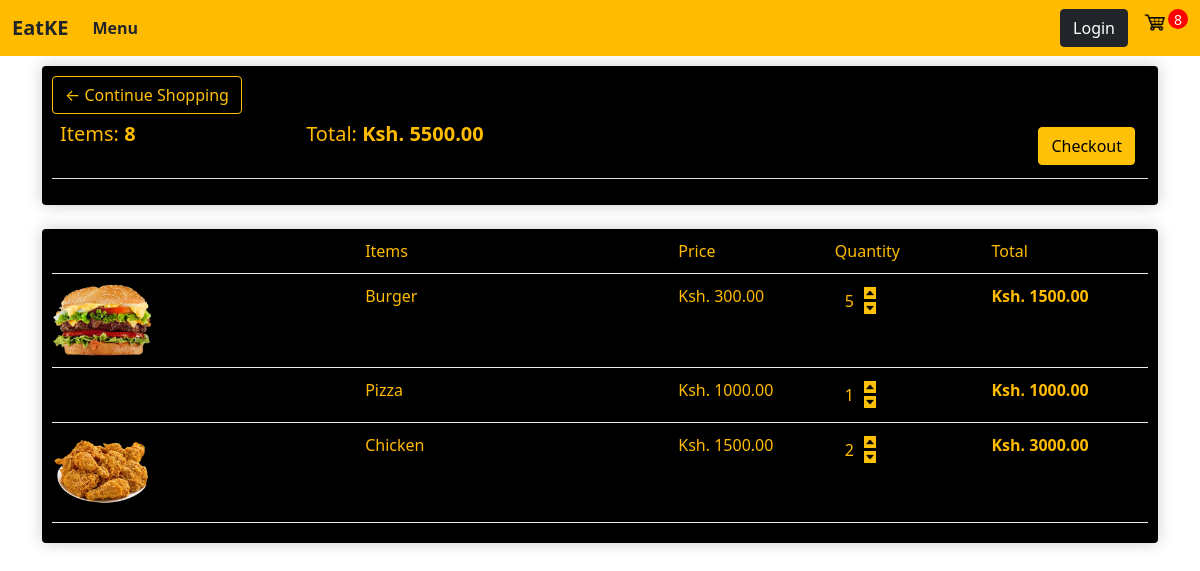
The app's page /cart/ (signed in) with its own data.
### eat/models.py (models this page shows, shortened)
class Order(models.Model):
    customer = models.ForeignKey(Customer, on_delete=models.SET_NULL, blank=True, null=True)
    date_ordered = models.DateTimeField(auto_now_add=True)
    complete =models.BooleanField(default=False, null=True, blank=True)
    transaction_id = models.IntegerField(default=0, null=True, blank=True)
    @property
    def get_cart_total(self):
        orderitems = self.orderitem_set.all()
        total = sum([item.get_total for item in orderitems])
        return total
    @property
    def get_cart_items(self):
        orderitems = self.orderitem_set.all()
        total = sum([item.quantity for item in orderitems])
        return total

class OrderItem(models.Model):
    order = models.ForeignKey(Order, on_delete=models.SET_NULL, blank=True, null=True)
    product = models.ForeignKey(MenuItems, on_delete=models.SET_NULL, blank=True, null=True)
    quantity = models.IntegerField(default=0, null=True, blank=True)
    date_added = models.DateTimeField(auto_now_add=True)
    class Meta:
        verbose_name_plural = "Order Items"
    @property
    def get_total(self):
        total = self.quantity * self.product.price
        return total

class MenuItems(models.Model):
    name = models.CharField(max_length=100)
    price = models.DecimalField(decimal_places=2, max_digits=8)
    image = models.ImageField(blank=True, null=True)
    class Meta:
        verbose_name_plural = "Menu Items"
    @property
    def imageURL(self):
        try:
            url = self.image.url
        except:
            url=''
        return url

### eat/views.py (the view)
# urls.py: path('cart/', views.Cart, name='cart'),
def Cart(request):
	data = cartData(request)
	cartItems = data['cartItems']
	order = data['order']
	items = data['items']
	context = {'items':items, 'order':order, 'cartItems':cartItems}
	return render(request, 'eat/cart.html', context)

### eat/utils.py (called while the page is built)
def cartData(request):
    if request.user.is_authenticated:
        customer = request.user.customer
        order, created = Order.objects.get_or_create(customer=customer, complete=False)
        items = order.orderitem_set.all()
        cartItems = order.get_cart_items
    else:
        cookieData = cookieCart(request)
        cartItems = cookieData['cartItems']
        order = cookieData['order']
        items = cookieData['items']
    return {'items':items, 'order':order, 'cartItems':cartItems}

### eat/templates/eat/cart.html
{% extends 'eat/main.html' %}
{% load static %}
{% block content %}
<div class="row">
    <div class="col-lg-12">
        <div class="box-element">
            <a href="{% url 'menu' %}" class="btn btn-outline-warning">&#x2190; Continue Shopping</a>
            <br>
            <table class="table">
                <tr>
                    <th><h5>Items: <strong>{{order.get_cart_items}}</strong></h5></th>
                    <th><h5>Total: <strong>Ksh. {{order.get_cart_total | floatformat:2}}</strong></h5></th>
                    <th>
                        <a href="{% url 'checkout' %}" class="btn btn-warning checkout">Checkout</a>
                    </th>
                </tr>
            </table>
        </div>
        <br>
        <div class="box-element">
            <div class="cart-row">
                <div class="cart-image"></div>
                <div class="cart-item">Items</div>
                <div class="cart-price">Price</div>
                <div class="cart-quantity">Quantity</div>
                <div class="total">Total</div>
            </div>
            {% for item in items %}
            <div class="cart-row">
                    <div class="cart-image"><img src="{{item.product.imageURL}}" alt="" class="row-image"></div>
                    <div class="cart-item">{{item.product.name}}</div>
                    <div class="cart-price">Ksh. {{item.product.price | floatformat:2}}</div>
                    <div class="cart-quantity">
                       <p class="item-quantity">{{item.quantity}}</p>
                        <div class="quantity">
                            <img data-product={{item.product.id}} data-action="add" src="{% static 'images/arrow-up.png'%}" alt="" class="chg-quantity bg-warning update-cart">
                            <img data-product={{item.product.id}} data-action="remove" src="{% static 'images/arrow-down.png'%}" alt="" class="chg-quantity bg-warning update-cart">
                        </div>
                    </div>
                    <div class="total"><strong>Ksh. {{item.get_total}}</strong> </div>
            </div>
            {% endfor %}
        </div>
    </div>
</div>
{% endblock %}

### eat/templates/eat/main.html (shortened to what this page needs)
<!DOCTYPE html>
<html lang="en">
<head>
    {% load static %}
    <link rel="stylesheet" href="{% static 'css/main.css' %}">
    <link href="https://cdn.jsdelivr.net/npm/bootstrap@5.0.2/dist/css/bootstrap.min.css" rel="stylesheet">
  </head>
<body>
    <nav class="navbar navbar-expand-lg navbar-dark">
        <div class="container-fluid">
          <a class="navbar-brand text-dark " href="{% url 'menu' %}">EatKE</a>
          <div class="collapse navbar-collapse" id="navbarSupportedContent">
            <ul class="navbar-nav me-auto mb-2 mb-lg-0">
              <li class="nav-item">
                <a class="nav-link active text-dark" aria-current="page" href="{% url 'menu' %}">Menu</a>
              </li>
            </ul>
            <div class="form-inline my-2 my-lg-0">
                <a href="" class="btn btn-dark">Login</a>
                <a href="{% url 'cart' %}">
                    <img id="cart-icon" src="{% static 'images/cart.png' %}" alt="">
                </a>
                <p id="cart-total">{{cartItems}}</p>
            </div>
          </div>
        </div>
      </nav>
      <div class="container">
        {% block content %}
        {% endblock %}
      </div>
</body>
</html>

### static/css/main.css (style rules this page uses)
body { background-color: #F5F5DC; }
h1,h2,h3,h4,h5,h6 { color:hsl(44, 100%, 50%); }
.container { margin-top: 10px; }
.box-element { box-shadow:hsl(0, 0%, 80%) 0 0 16px; background-color: #000000; border-radius: 4px; padding: 10px; color:hsl(44, 100%, 50%); }
.form-inline { display: flex; flex-direction: row; }
.navbar { background-color:hsl(44, 100%, 50%); }
#cart-icon { width:25px; display: inline-block; margin-left: 15px; }
#cart-total { display: flex; justify-content: space-around; color:#fff; background-color: red; width: 20px; height: 20px; border-radius: 50%; font-size: 14px; }
.col-lg-4, .col-lg-6, .col-lg-8, .col-lg-12 { margin-top: 10px; }
.btn { border-radius: 0; }
.checkout { float: right; margin: 5px; }
.row-image { width: 100px; }
.cart-row { display: flex; align-items: flex-stretch; flex-direction: row; flex: 7; padding-bottom: 10px; margin-bottom: 10px; border-bottom: 1px solid #ececec; }
.cart-image { flex:2; }
.cart-item { flex: 2; }
.cart-quantity { flex:1; display: flex; flex-direction: row; }
.cart-price { flex: 1; }
.total { flex: 1; }
.quantity { display: inline-block; font-weight: 700; padding-right:10px; }
.item-quantity { margin: 5px 10px; }
.chg-quantity { width: 12px; cursor: pointer; display: block; margin-top: 3px; transition:.1s; cursor: pointer; }
.navbar-brand, .active { font-weight: 700 !important; }

### records on screen
Order: get_cart_items "8", get_cart_total "5500.00"
OrderItem: product.imageURL (picture), product.name "Burger", product.price "300.00", quantity "5", get_total "1500.00"
OrderItem: product.name "Pizza", product.price "1000.00", quantity "1", get_total "1000.00"
OrderItem: product.imageURL (picture), product.name "Chicken", product.price "1500.00", quantity "2", get_total "3000.00"

### other values on screen
{{ cartItems }} "8"
